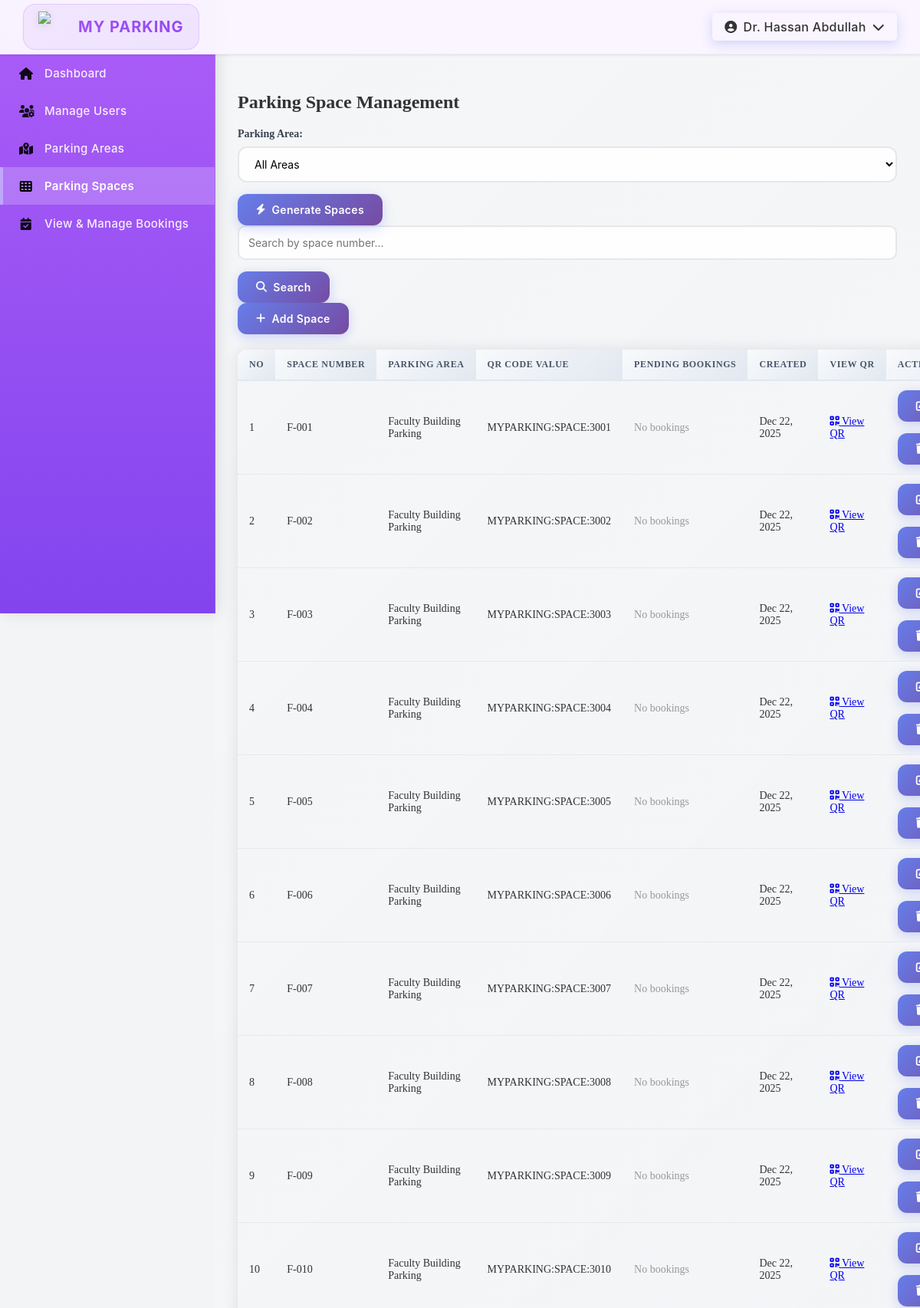
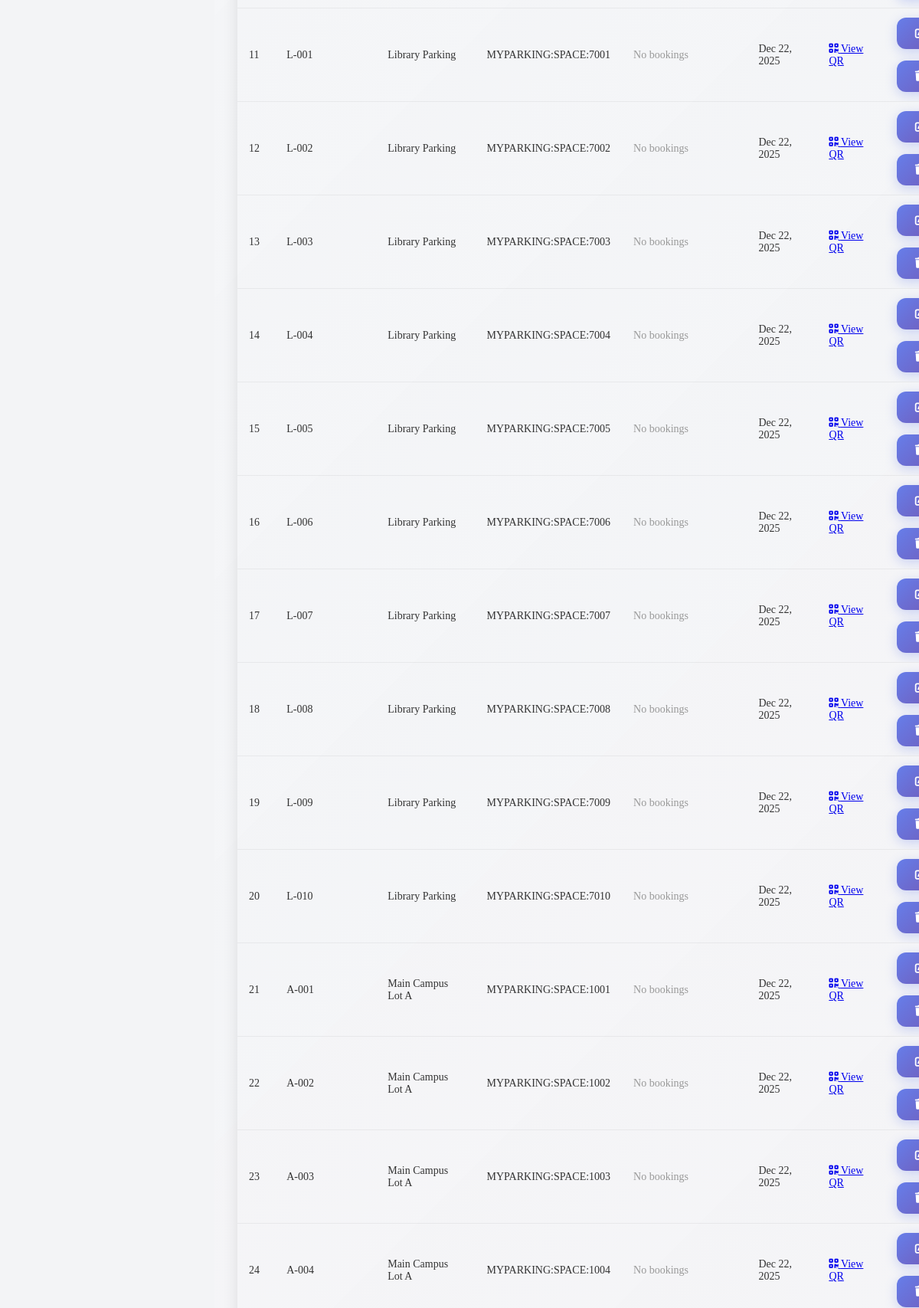
The page /module02/admin/manage_parking_spaces.php (signed in, upper part) on the database its author committed (2 pictures, top to bottom).
### tables this page shows
CREATE TABLE ParkingSpace (
    space_ID INT PRIMARY KEY AUTO_INCREMENT,
    parkingLot_ID INT NOT NULL,
    space_number VARCHAR(20) NOT NULL,
    qr_code_value VARCHAR(50) NOT NULL,
    created_at DATETIME NOT NULL DEFAULT CURRENT_TIMESTAMP,
    updated_at DATETIME NOT NULL DEFAULT CURRENT_TIMESTAMP ON UPDATE CURRENT_TIMESTAMP,
    FOREIGN KEY (parkingLot_ID) REFERENCES ParkingLot(parkingLot_ID) ON DELETE CASCADE ON UPDATE CASCADE,
    UNIQUE KEY unique_space (parkingLot_ID, space_number)
);

CREATE TABLE ParkingLot (
    parkingLot_ID INT PRIMARY KEY AUTO_INCREMENT,
    parkingLot_name VARCHAR(50) NOT NULL,
    parkingLot_type VARCHAR(30) NOT NULL,
    is_booking_lot BOOLEAN NOT NULL DEFAULT FALSE,
    capacity INT NOT NULL,
    UNIQUE KEY unique_parking_lot_name (parkingLot_name)
);

### module02/admin/manage_parking_spaces.php (the view, shortened to what this page needs)
<?php
$db = getDB();
$search = $_GET['search'] ?? '';
$whereClause = 'WHERE 1=1';
$params = [];
$sql = "SELECT ps.*, pl.parkingLot_name
        FROM ParkingSpace ps
        JOIN ParkingLot pl ON ps.parkingLot_ID=pl.parkingLot_ID
        $whereClause
        ORDER BY pl.parkingLot_name, ps.space_number";
$stmt = $db->prepare($sql);
$stmt->execute($params);
$spaces = $stmt->fetchAll();
$pendingBookings = [];
require_once __DIR__ . '/../../layout.php';
?>
<link rel="stylesheet" href="<?php echo APP_BASE_PATH; ?>/module02/admin/manage_parking_spaces.css?v=<?php echo time(); ?>">
<div class="spaces-container">
    <h2>Parking Space Management</h2>
    <div class="controls-bar">
        <div class="controls-left">
            <form method="GET" class="filter-form">
                <label>Parking Area:</label>
                <select name="area_id" onchange="this.form.submit()">
                    <option value="">All Areas</option>
                </select>
            </form>
            <button onclick="openBatchModal()" class="btn-generate"><i class="fas fa-bolt"></i> Generate Spaces</button>
        </div>
        <div class="controls-right">
            <form method="GET" class="search-form">
                <input type="text" name="search" placeholder="Search by space number..."
                       value="<?php echo htmlspecialchars($search); ?>">
                <button type="submit" class="btn-search"><i class="fas fa-search"></i> Search</button>
            </form>
            <button onclick="openCreateModal()" class="btn-add"><i class="fas fa-plus"></i> Add Space</button>
        </div>
    </div>
    <div class="table-wrapper">
        <table class="spaces-table">
            <thead>
                <tr>
                    <th>No</th>
                    <th>Space Number</th>
                    <th>Parking Area</th>
                    <th>QR Code Value</th>
                    <th>Pending Bookings</th>
                    <th>Created</th>
                    <th>View QR</th>
                    <th>Actions</th>
                </tr>
            </thead>
            <tbody>
                <?php if (empty($spaces)): ?>
                <tr><td colspan="8" style="text-align: center; padding: 40px;">No parking spaces found</td></tr>
                <?php else: ?>
                <?php foreach ($spaces as $index => $space): ?>
                <tr>
                    <td><?php echo $index + 1; ?></td>
                    <td class="space-number"><?php echo htmlspecialchars($space['space_number']); ?></td>
                    <td><?php echo htmlspecialchars($space['parkingLot_name']); ?></td>
                    <td class="qr-code"><?php echo htmlspecialchars($space['qr_code_value']); ?></td>
                    <td>
                        <?php if (isset($pendingBookings[$space['space_ID']])): ?>
                            <div class="pending-bookings-cell">
                                <?php foreach ($pendingBookings[$space['space_ID']] as $booking): ?>
                                <div class="pending-booking-item">
                                    <span class="booking-student"><i class="fas fa-user"></i> <?php echo htmlspecialchars($booking['student_name']); ?></span>
                                    <span class="booking-date"><i class="fas fa-calendar"></i> <?php echo date('M d, Y', strtotime($booking['booking_date'])); ?></span>
                                    <span class="badge badge-<?php echo $booking['booking_status']; ?>"><?php echo strtoupper($booking['booking_status']); ?></span>
                                </div>
                                <?php endforeach; ?>
                            </div>
                        <?php else: ?>
                            <span style="color: #999;">No bookings</span>
                        <?php endif; ?>
                    </td>
                    <td><?php echo date('M d, Y', strtotime($space['created_at'])); ?></td>
                    <td>
                        <a href="<?php echo APP_BASE_PATH; ?>/module02/space_qr.php?space_id=<?php echo $space['space_ID']; ?>"
                           target="_blank" class="btn-qr"><i class="fas fa-qrcode"></i> View QR</a>
                    </td>
                    <td class="actions">
                        <button onclick='openEditModal(<?php echo json_encode($space); ?>)'
                                class="btn-edit"><i class="fas fa-edit"></i> Edit</button>
                        <form method="POST" style="display: inline;"
                              onsubmit="return confirm('Delete this parking space?')">
                            <button type="submit" class="btn-delete"><i class="fas fa-trash"></i> Delete</button>
                        </form>
                    </td>
                </tr>
                <?php endforeach; ?>
                <?php endif; ?>
            </tbody>
        </table>
    </div>
</div>

### layout.php (style rules this page uses)
body { color: #333; margin: 0; padding: 0; display: flex; min-height: 100vh; background-color: #f3f4f6; }
.actions { display: flex; gap: 15px; flex-wrap: wrap; }
button, .btn { background: linear-gradient(135deg, #667eea 0%, #764ba2 100%); color: #fff; border: none; padding: 12px 24px; border-radius: 12px; cursor: pointer; font-weight: 600; font-family: 'Inter', 'Segoe UI', -apple-system, BlinkMacSystemFont, sans-serif; font-size: clamp(12px, 1.2vw, 14px); letter-spacing: 0.3px; text-decoration: none; display: inline-flex; align-items: center; gap: 8px; transition: all 0.3s cubic-bezier(0.4, 0, 0.2, 1); box-shadow: 0 4px 15px rgba(102, 126, 234, 0.3); position: relative; overflow: hidden; white-space: nowrap; }
button::before, .btn::before { content: ''; position: absolute; top: 0; left: -100%; width: 100%; height: 100%; background: linear-gradient(90deg, transparent, rgba(255, 255, 255, 0.2), transparent); transition: left 0.5s; }
input[type="text"], input[type="email"], input[type="tel"], input[type="password"], select, textarea { width: 100%; padding: 12px; border: 2px solid #e5e7eb; border-radius: 10px; font-size: 14px; font-family: 'Inter', 'Segoe UI', sans-serif; transition: all 0.3s ease; box-sizing: border-box; margin-bottom: 15px; }
label { display: block; margin-bottom: 8px; font-weight: 600; color: #374151; font-size: 14px; }
table { width: 100%; border-collapse: collapse; margin-top: 20px; border-radius: 12px; overflow: hidden; box-shadow: 0 0 20px rgba(0, 0, 0, 0.1); display: table; }
th, td { text-align: left; padding: 15px 20px; border-bottom: 1px solid rgba(0, 0, 0, 0.05); font-size: clamp(11px, 1.2vw, 14px); transition: background 0.3s ease; word-wrap: break-word; max-width: 200px; overflow: hidden; text-overflow: ellipsis; }
th { background: linear-gradient(135deg, #f8fafc 0%, #e2e8f0 100%); text-transform: uppercase; letter-spacing: 0.05em; font-size: clamp(10px, 1vw, 12px); font-weight: 700; color: #4a5568; border-bottom: 2px solid #e2e8f0; white-space: nowrap; }
@media (max-width: 1400px) { th, td { padding: 12px 15px; } }
label { font-weight: 600; font-size: 14px; display: block; margin-bottom: 8px; color: #374151; }
input, select, textarea { width: 100%; padding: 12px 16px; border-radius: 12px; border: 2px solid #e5e7eb; margin-bottom: 15px; font-size: 14px; transition: all 0.3s ease; background: rgba(255, 255, 255, 0.9); }
.admin-theme { position: relative; }

### rows shown on the page
parkingspace: space_number "F-001", parkingLot_ID.parkingLot_name "Faculty Building Parking", qr_code_value "MYPARKING:SPACE:3001", shows "No bookings", created_at "Dec 22, 2025"
parkingspace: space_number "F-002", parkingLot_ID.parkingLot_name "Faculty Building Parking", qr_code_value "MYPARKING:SPACE:3002", shows "No bookings", created_at "Dec 22, 2025"
parkingspace: space_number "F-003", parkingLot_ID.parkingLot_name "Faculty Building Parking", qr_code_value "MYPARKING:SPACE:3003", shows "No bookings", created_at "Dec 22, 2025"
parkingspace: space_number "F-004", parkingLot_ID.parkingLot_name "Faculty Building Parking", qr_code_value "MYPARKING:SPACE:3004", shows "No bookings", created_at "Dec 22, 2025"
parkingspace: space_number "F-005", parkingLot_ID.parkingLot_name "Faculty Building Parking", qr_code_value "MYPARKING:SPACE:3005", shows "No bookings", created_at "Dec 22, 2025"
parkingspace: space_number "F-006", parkingLot_ID.parkingLot_name "Faculty Building Parking", qr_code_value "MYPARKING:SPACE:3006", shows "No bookings", created_at "Dec 22, 2025"
parkingspace: space_number "F-007", parkingLot_ID.parkingLot_name "Faculty Building Parking", qr_code_value "MYPARKING:SPACE:3007", shows "No bookings", created_at "Dec 22, 2025"
parkingspace: space_number "F-008", parkingLot_ID.parkingLot_name "Faculty Building Parking", qr_code_value "MYPARKING:SPACE:3008", shows "No bookings", created_at "Dec 22, 2025"
parkingspace: space_number "F-009", parkingLot_ID.parkingLot_name "Faculty Building Parking", qr_code_value "MYPARKING:SPACE:3009", shows "No bookings", created_at "Dec 22, 2025"
parkingspace: space_number "F-010", parkingLot_ID.parkingLot_name "Faculty Building Parking", qr_code_value "MYPARKING:SPACE:3010", shows "No bookings", created_at "Dec 22, 2025"
parkingspace: space_number "L-001", parkingLot_ID.parkingLot_name "Library Parking", qr_code_value "MYPARKING:SPACE:7001", shows "No bookings", created_at "Dec 22, 2025"
parkingspace: space_number "L-002", parkingLot_ID.parkingLot_name "Library Parking", qr_code_value "MYPARKING:SPACE:7002", shows "No bookings", created_at "Dec 22, 2025"
parkingspace: space_number "L-003", parkingLot_ID.parkingLot_name "Library Parking", qr_code_value "MYPARKING:SPACE:7003", shows "No bookings", created_at "Dec 22, 2025"
parkingspace: space_number "L-004", parkingLot_ID.parkingLot_name "Library Parking", qr_code_value "MYPARKING:SPACE:7004", shows "No bookings", created_at "Dec 22, 2025"
parkingspace: space_number "L-005", parkingLot_ID.parkingLot_name "Library Parking", qr_code_value "MYPARKING:SPACE:7005", shows "No bookings", created_at "Dec 22, 2025"
parkingspace: space_number "L-006", parkingLot_ID.parkingLot_name "Library Parking", qr_code_value "MYPARKING:SPACE:7006", shows "No bookings", created_at "Dec 22, 2025"
parkingspace: space_number "L-007", parkingLot_ID.parkingLot_name "Library Parking", qr_code_value "MYPARKING:SPACE:7007", shows "No bookings", created_at "Dec 22, 2025"
parkingspace: space_number "L-008", parkingLot_ID.parkingLot_name "Library Parking", qr_code_value "MYPARKING:SPACE:7008", shows "No bookings", created_at "Dec 22, 2025"
parkingspace: space_number "L-009", parkingLot_ID.parkingLot_name "Library Parking", qr_code_value "MYPARKING:SPACE:7009", shows "No bookings", created_at "Dec 22, 2025"
parkingspace: space_number "L-010", parkingLot_ID.parkingLot_name "Library Parking", qr_code_value "MYPARKING:SPACE:7010", shows "No bookings", created_at "Dec 22, 2025"
parkingspace: space_number "A-001", parkingLot_ID.parkingLot_name "Main Campus Lot A", qr_code_value "MYPARKING:SPACE:1001", shows "No bookings", created_at "Dec 22, 2025"
parkingspace: space_number "A-002", parkingLot_ID.parkingLot_name "Main Campus Lot A", qr_code_value "MYPARKING:SPACE:1002", shows "No bookings", created_at "Dec 22, 2025"
parkingspace: space_number "A-003", parkingLot_ID.parkingLot_name "Main Campus Lot A", qr_code_value "MYPARKING:SPACE:1003", shows "No bookings", created_at "Dec 22, 2025"
parkingspace: space_number "A-004", parkingLot_ID.parkingLot_name "Main Campus Lot A", qr_code_value "MYPARKING:SPACE:1004", shows "No bookings", created_at "Dec 22, 2025"

### other values the page prints
$user['username'] "Dr. Hassan Abdullah"
